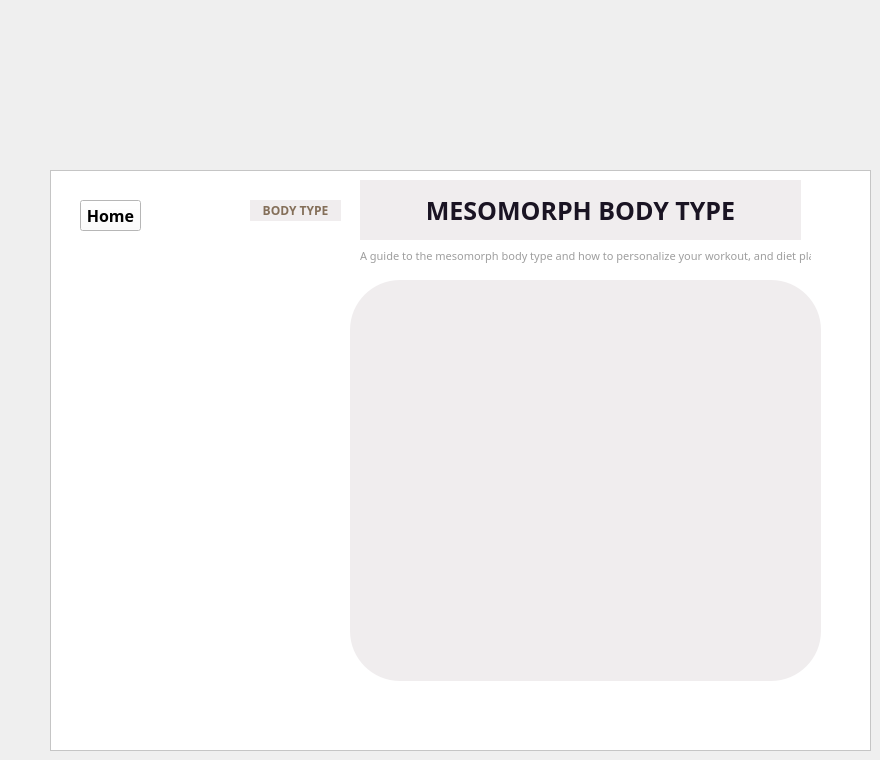
    <widget class="QWidget" name="Mesomorph">
     <widget class="QFrame" name="frame_10">
      <property name="geometry">
       <rect>
        <x>50</x>
        <y>170</y>
        <width>821</width>
        <height>581</height>
       </rect>
      </property>
      <property name="styleSheet">
       <string notr="true">background-color: rgb(255, 255, 255);</string>
      </property>
      <property name="frameShape">
       <enum>QFrame::Shape::StyledPanel</enum>
      </property>
      <property name="frameShadow">
       <enum>QFrame::Shadow::Raised</enum>
      </property>
      <widget class="QLabel" name="label_43">
       <property name="geometry">
        <rect>
         <x>20</x>
         <y>70</y>
         <width>261</width>
         <height>441</height>
        </rect>
       </property>
       <property name="styleSheet">
        <string notr="true">border-image: url(:/images/mesomorph.png);
border-radius:50px;</string>
       </property>
       <property name="text">
        <string/>
       </property>
       <property name="pixmap">
        <pixmap resource="Resource.qrc">:/mesomorph.png</pixmap>
       </property>
       <property name="scaledContents">
        <bool>true</bool>
       </property>
      </widget>
      <widget class="QLabel" name="label_44">
       <property name="geometry">
        <rect>
         <x>300</x>
         <y>110</y>
         <width>471</width>
         <height>401</height>
        </rect>
       </property>
       <property name="styleSheet">
        <string notr="true">
background-color: #F0EDEE;
border-radius:50px;</string>
       </property>
       <property name="text">
        <string/>
       </property>
      </widget>
      <widget class="QLabel" name="label_45">
       <property name="geometry">
        <rect>
         <x>310</x>
         <y>10</y>
         <width>441</width>
         <height>61</height>
        </rect>
       </property>
       <property name="font">
        <font>
         <family>Sitka Banner</family>
         <pointsize>19</pointsize>
         <bold>true</bold>
        </font>
       </property>
       <property name="styleSheet">
        <string notr="true">
border-radius:150px;
color: #1A1423;

background-color: #F0EDEE;
</string>
       </property>
       <property name="text">
        <string>MESOMORPH BODY TYPE</string>
       </property>
       <property name="alignment">
        <set>Qt::AlignmentFlag::AlignCenter</set>
       </property>
      </widget>
      <widget class="QPushButton" name="homemeso">
       <property name="geometry">
        <rect>
         <x>30</x>
         <y>30</y>
         <width>61</width>
         <height>31</height>
        </rect>
       </property>
       <property name="font">
        <font>
         <family>Sitka Banner</family>
         <pointsize>12</pointsize>
         <bold>true</bold>
        </font>
       </property>
       <property name="styleSheet">
        <string notr="true">

QPushButton#pushButton_9{
        background-color: qlineargradient(spread:pad, x1:0, y1:0.505682, x2:1, y2:0.477, stop:0 rgba(11, 131, 120, 219), stop:1 rgba(85, 98, 112, 226));
        color:rgba(255, 255, 255, 210);
        border-radius:5px;
}

QPushButton#pushButton_9:hover{
        background-color: qlineargradient(spread:pad, x1:0, y1:0.505682, x2:1, y2:0.477, stop:0 rgba(150, 123, 111, 219), stop:1 rgba(85, 81, 84, 226));
}

QPushButton#pushButton_9:pressed{
        padding-left:5px;
        padding-top:5px;
        background-color:rgba(150, 123, 111, 255);
}
</string>
       </property>
       <property name="text">
        <string>Home</string>
       </property>
      </widget>
      <widget class="QLabel" name="label_46">
       <property name="geometry">
        <rect>
         <x>200</x>
         <y>30</y>
         <width>91</width>
         <height>21</height>
        </rect>
       </property>
       <property name="font">
        <font>
         <family>Sitka Banner</family>
         <pointsize>9</pointsize>
         <bold>true</bold>
        </font>
       </property>
       <property name="styleSheet">
        <string notr="true">color:rgb(132, 111, 89);



background-color: #F0EDEE;
border-radius:50px;</string>
       </property>
       <property name="text">
        <string>BODY TYPE</string>
       </property>
       <property name="alignment">
        <set>Qt::AlignmentFlag::AlignCenter</set>
       </property>
      </widget>
      <widget class="QLabel" name="label_47">
       <property name="geometry">
        <rect>
         <x>310</x>
         <y>70</y>
         <width>451</width>
         <height>31</height>
        </rect>
       </property>
       <property name="font">
        <font>
         <family>Sitka Banner</family>
         <pointsize>8</pointsize>
        </font>
       </property>
       <property name="styleSheet">
        <string notr="true">color:rgb(158, 158, 158)
</string>
       </property>
       <property name="text">
        <string>A guide to the mesomorph body type and how to personalize your workout, and diet plans.</string>
       </property>
      </widget>
     </widget>
    </widget>
